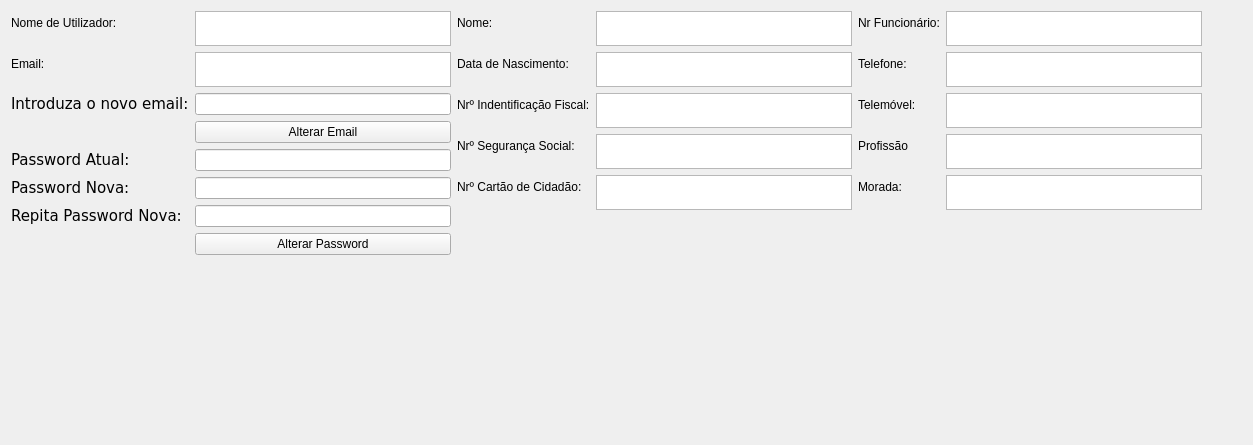
      <widget class="QWidget" name="tab">
       <attribute name="title">
        <string>Meu Perfil</string>
       </attribute>
       <layout class="QGridLayout" name="gridLayout_4">
        <item row="0" column="0">
         <layout class="QFormLayout" name="formLayout_23">
          <item row="0" column="0">
           <widget class="QLabel" name="label_121">
            <property name="text">
             <string>Nome de Utilizador:</string>
            </property>
            <property name="alignment">
             <set>Qt::AlignLeading|Qt::AlignLeft|Qt::AlignVCenter</set>
            </property>
           </widget>
          </item>
          <item row="0" column="1">
           <widget class="QTextBrowser" name="profileUserName">
            <property name="maximumSize">
             <size>
              <width>16777215</width>
              <height>35</height>
             </size>
            </property>
           </widget>
          </item>
          <item row="1" column="0">
           <widget class="QLabel" name="label_122">
            <property name="text">
             <string>Email:</string>
            </property>
            <property name="alignment">
             <set>Qt::AlignLeading|Qt::AlignLeft|Qt::AlignVCenter</set>
            </property>
           </widget>
          </item>
          <item row="1" column="1">
           <widget class="QTextBrowser" name="profileEmail">
            <property name="maximumSize">
             <size>
              <width>16777215</width>
              <height>35</height>
             </size>
            </property>
           </widget>
          </item>
          <item row="2" column="0">
           <widget class="QLabel" name="label_123">
            <property name="font">
             <font>
              <family>DejaVu Sans</family>
              <pointsize>11</pointsize>
             </font>
            </property>
            <property name="text">
             <string>Introduza o novo email:</string>
            </property>
           </widget>
          </item>
          <item row="2" column="1">
           <widget class="QLineEdit" name="profileNewEmail"/>
          </item>
          <item row="3" column="1">
           <widget class="QPushButton" name="profileChangeEmail">
            <property name="text">
             <string>Alterar Email</string>
            </property>
           </widget>
          </item>
          <item row="4" column="0">
           <widget class="QLabel" name="label_41">
            <property name="font">
             <font>
              <family>DejaVu Sans</family>
              <pointsize>11</pointsize>
             </font>
            </property>
            <property name="text">
             <string>Password Atual:</string>
            </property>
           </widget>
          </item>
          <item row="4" column="1">
           <widget class="QLineEdit" name="profileCurrentPass">
            <property name="text">
             <string/>
            </property>
            <property name="echoMode">
             <enum>QLineEdit::Password</enum>
            </property>
           </widget>
          </item>
          <item row="5" column="0">
           <widget class="QLabel" name="label_42">
            <property name="font">
             <font>
              <family>DejaVu Sans</family>
              <pointsize>11</pointsize>
             </font>
            </property>
            <property name="text">
             <string>Password Nova:</string>
            </property>
           </widget>
          </item>
          <item row="5" column="1">
           <widget class="QLineEdit" name="profileNewPass">
            <property name="text">
             <string/>
            </property>
            <property name="echoMode">
             <enum>QLineEdit::Password</enum>
            </property>
           </widget>
          </item>
          <item row="6" column="0">
           <widget class="QLabel" name="label_124">
            <property name="font">
             <font>
              <family>DejaVu Sans</family>
              <pointsize>11</pointsize>
             </font>
            </property>
            <property name="text">
             <string>Repita Password Nova:</string>
            </property>
           </widget>
          </item>
          <item row="6" column="1">
           <widget class="QLineEdit" name="profileRepPass">
            <property name="text">
             <string/>
            </property>
            <property name="echoMode">
             <enum>QLineEdit::Password</enum>
            </property>
           </widget>
          </item>
          <item row="7" column="1">
           <widget class="QPushButton" name="profileChangePass">
            <property name="text">
             <string>Alterar Password</string>
            </property>
           </widget>
          </item>
         </layout>
        </item>
        <item row="0" column="1" colspan="2">
         <layout class="QFormLayout" name="formLayout_22">
          <item row="0" column="0">
           <widget class="QLabel" name="label_118">
            <property name="text">
             <string>Nome:</string>
            </property>
            <property name="alignment">
             <set>Qt::AlignLeading|Qt::AlignLeft|Qt::AlignVCenter</set>
            </property>
           </widget>
          </item>
          <item row="1" column="0">
           <widget class="QLabel" name="label_88">
            <property name="autoFillBackground">
             <bool>false</bool>
            </property>
            <property name="text">
             <string>Data de Nascimento:</string>
            </property>
            <property name="alignment">
             <set>Qt::AlignLeading|Qt::AlignLeft|Qt::AlignVCenter</set>
            </property>
           </widget>
          </item>
          <item row="2" column="0">
           <widget class="QLabel" name="label_119">
            <property name="text">
             <string>Nrº Indentificação Fiscal:</string>
            </property>
            <property name="alignment">
             <set>Qt::AlignLeading|Qt::AlignLeft|Qt::AlignVCenter</set>
            </property>
           </widget>
          </item>
          <item row="3" column="0">
           <widget class="QLabel" name="label_89">
            <property name="text">
             <string>Nrº Segurança Social:</string>
            </property>
            <property name="alignment">
             <set>Qt::AlignLeading|Qt::AlignLeft|Qt::AlignVCenter</set>
            </property>
           </widget>
          </item>
          <item row="4" column="0">
           <widget class="QLabel" name="label_120">
            <property name="text">
             <string>Nrº Cartão de Cidadão:</string>
            </property>
            <property name="alignment">
             <set>Qt::AlignLeading|Qt::AlignLeft|Qt::AlignVCenter</set>
            </property>
           </widget>
          </item>
          <item row="0" column="1">
           <widget class="QTextBrowser" name="profileName">
            <property name="maximumSize">
             <size>
              <width>16777215</width>
              <height>35</height>
             </size>
            </property>
           </widget>
          </item>
          <item row="4" column="1">
           <widget class="QTextBrowser" name="profileIDNr">
            <property name="maximumSize">
             <size>
              <width>16777215</width>
              <height>35</height>
             </size>
            </property>
           </widget>
          </item>
          <item row="3" column="1">
           <widget class="QTextBrowser" name="profileSocialNr">
            <property name="maximumSize">
             <size>
              <width>16777215</width>
              <height>35</height>
             </size>
            </property>
           </widget>
          </item>
          <item row="2" column="1">
           <widget class="QTextBrowser" name="profileNIF">
            <property name="maximumSize">
             <size>
              <width>16777215</width>
              <height>35</height>
             </size>
            </property>
           </widget>
          </item>
          <item row="1" column="1">
           <widget class="QTextBrowser" name="profileDate">
            <property name="maximumSize">
             <size>
              <width>16777215</width>
              <height>35</height>
             </size>
            </property>
           </widget>
          </item>
          <item row="5" column="0">
           <spacer name="verticalSpacer_21">
            <property name="orientation">
             <enum>Qt::Vertical</enum>
            </property>
            <property name="sizeHint" stdset="0">
             <size>
              <width>20</width>
              <height>40</height>
             </size>
            </property>
           </spacer>
          </item>
         </layout>
        </item>
        <item row="0" column="3">
         <layout class="QFormLayout" name="formLayout_24">
          <item row="0" column="0">
           <widget class="QLabel" name="label_90">
            <property name="text">
             <string>Nr Funcionário:</string>
            </property>
            <property name="alignment">
             <set>Qt::AlignLeading|Qt::AlignLeft|Qt::AlignVCenter</set>
            </property>
           </widget>
          </item>
          <item row="1" column="0">
           <widget class="QLabel" name="label_92">
            <property name="text">
             <string>Telefone:</string>
            </property>
            <property name="alignment">
             <set>Qt::AlignLeading|Qt::AlignLeft|Qt::AlignVCenter</set>
            </property>
           </widget>
          </item>
          <item row="2" column="0">
           <widget class="QLabel" name="label_125">
            <property name="text">
             <string>Telemóvel:</string>
            </property>
            <property name="alignment">
             <set>Qt::AlignLeading|Qt::AlignLeft|Qt::AlignVCenter</set>
            </property>
           </widget>
          </item>
          <item row="3" column="0">
           <widget class="QLabel" name="label_126">
            <property name="text">
             <string>Profissão</string>
            </property>
            <property name="alignment">
             <set>Qt::AlignLeading|Qt::AlignLeft|Qt::AlignVCenter</set>
            </property>
           </widget>
          </item>
          <item row="4" column="0">
           <widget class="QLabel" name="label_93">
            <property name="text">
             <string>Morada:</string>
            </property>
            <property name="alignment">
             <set>Qt::AlignLeading|Qt::AlignLeft|Qt::AlignVCenter</set>
            </property>
           </widget>
          </item>
          <item row="0" column="1">
           <widget class="QTextBrowser" name="profileNumber">
            <property name="maximumSize">
             <size>
              <width>16777215</width>
              <height>35</height>
             </size>
            </property>
           </widget>
          </item>
          <item row="1" column="1">
           <widget class="QTextBrowser" name="profileMobileNr">
            <property name="maximumSize">
             <size>
              <width>16777215</width>
              <height>35</height>
             </size>
            </property>
           </widget>
          </item>
          <item row="2" column="1">
           <widget class="QTextBrowser" name="profileaPhoneNr">
            <property name="maximumSize">
             <size>
              <width>16777215</width>
              <height>35</height>
             </size>
            </property>
           </widget>
          </item>
          <item row="3" column="1">
           <widget class="QTextBrowser" name="profileJob">
            <property name="maximumSize">
             <size>
              <width>16777215</width>
              <height>35</height>
             </size>
            </property>
           </widget>
          </item>
          <item row="4" column="1">
           <widget class="QTextBrowser" name="profileAdress">
            <property name="maximumSize">
             <size>
              <width>16777215</width>
              <height>35</height>
             </size>
            </property>
           </widget>
          </item>
          <item row="5" column="1">
           <spacer name="verticalSpacer_22">
            <property name="orientation">
             <enum>Qt::Vertical</enum>
            </property>
            <property name="sizeHint" stdset="0">
             <size>
              <width>20</width>
              <height>40</height>
             </size>
            </property>
           </spacer>
          </item>
         </layout>
        </item>
        <item row="1" column="2">
         <spacer name="verticalSpacer_18">
          <property name="orientation">
           <enum>Qt::Vertical</enum>
          </property>
          <property name="sizeHint" stdset="0">
           <size>
            <width>20</width>
            <height>178</height>
           </size>
          </property>
         </spacer>
        </item>
        <item row="0" column="4">
         <spacer name="horizontalSpacer">
          <property name="orientation">
           <enum>Qt::Horizontal</enum>
          </property>
          <property name="sizeHint" stdset="0">
           <size>
            <width>40</width>
            <height>20</height>
           </size>
          </property>
         </spacer>
        </item>
       </layout>
      </widget>
